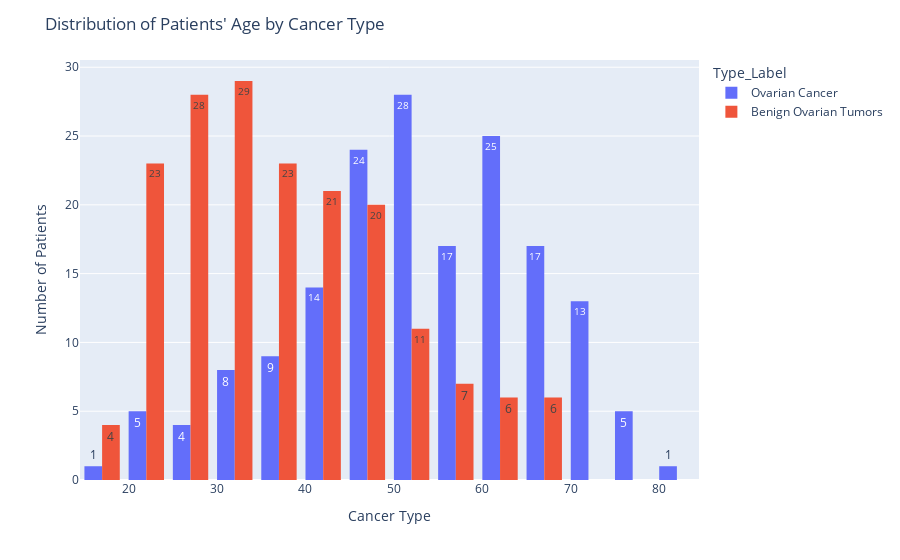

The notebook cell saved with this chart:
### Markdown cell above
Women at the menopause stage have higher records of Ovarian Cancer than women not at this stage. From the above chart, out of 171 patients with Ovarian cancer, **56.14% (96 patients)** have Ovarian cancer and are at the menopause stage. In contrast, out of the 178 patients with Benign Ovarian Tumors, only **12.92% (23 patients)** are at the menopause stage.

### Code cell
# Plotting the distribution of cancer types by menopause status
fig = px.histogram(df_cancer, x='Age', color='Type_Label', barmode='group', text_auto=True)
fig.update_layout(
    title="Distribution of Patients' Age by Cancer Type",
    yaxis_title = "Number of Patients",
    xaxis_title = "Cancer Type"
)
fig.show()

### Figure 1 — Plotly figure (JSON) as saved in the notebook; plotly's stock layout.template omitted (floating-point values rounded to 4 significant figures; data arrays with more than 128 entries replaced by an {"elided": "..."} marker saying what was removed)
{"data": [{"alignmentgroup": "True", "bingroup": "x", "hovertemplate": "Type_Label=Ovarian Cancer<br>Age=%{x}<br>count=%{y}<extra></extra>", "legendgroup": "Ovarian Cancer", "marker": {"color": "#636efa", "pattern": {"shape": ""}}, "name": "Ovarian Cancer", "offsetgroup": "Ovarian Cancer", "orientation": "v", "showlegend": true, "texttemplate": "%{value}", "type": "histogram", "x": {"elided": "171 int values"}, "xaxis": "x", "yaxis": "y"}, {"alignmentgroup": "True", "bingroup": "x", "hovertemplate": "Type_Label=Benign Ovarian Tumors<br>Age=%{x}<br>count=%{y}<extra></extra>", "legendgroup": "Benign Ovarian Tumors", "marker": {"color": "#EF553B", "pattern": {"shape": ""}}, "name": "Benign Ovarian Tumors", "offsetgroup": "Benign Ovarian Tumors", "orientation": "v", "showlegend": true, "texttemplate": "%{value}", "type": "histogram", "x": {"elided": "178 int values"}, "xaxis": "x", "yaxis": "y"}], "layout": {"autosize": true, "barmode": "group", "legend": {"title": {"text": "Type_Label"}, "tracegroupgap": 0}, "margin": {"t": 60}, "title": {"text": "Distribution of Patients' Age by Cancer Type"}, "xaxis": {"anchor": "y", "autorange": true, "domain": [0, 1], "range": [14.5, 84.5], "title": {"text": "Cancer Type"}, "type": "linear"}, "yaxis": {"anchor": "x", "autorange": true, "domain": [0, 1], "range": [0, 30.53], "title": {"text": "Number of Patients"}}}}
